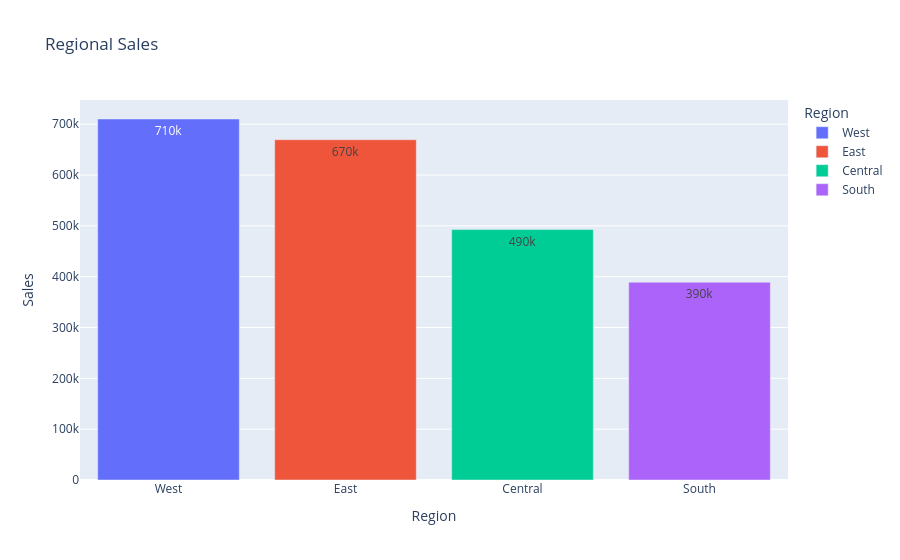

Write notebook code for a chart like this one.
### Code cell
fig = px.bar(
    region_sales,
    x="Region",
    y="Sales",
    color="Region",
    text_auto=".2s",
    title="Regional Sales"
)

fig.show()

### Figure 1 — Plotly figure (JSON) as saved in the notebook; plotly's stock layout.template omitted (floating-point values rounded to 4 significant figures)
{"data": [{"hovertemplate": "Region=%{x}<br>Sales=%{y}<extra></extra>", "legendgroup": "West", "marker": {"color": "#636efa", "pattern": {"shape": ""}}, "name": "West", "orientation": "v", "showlegend": true, "textposition": "auto", "texttemplate": "%{y:.2s}", "type": "bar", "x": ["West"], "xaxis": "x", "y": [710200.0], "yaxis": "y"}, {"hovertemplate": "Region=%{x}<br>Sales=%{y}<extra></extra>", "legendgroup": "East", "marker": {"color": "#EF553B", "pattern": {"shape": ""}}, "name": "East", "orientation": "v", "showlegend": true, "textposition": "auto", "texttemplate": "%{y:.2s}", "type": "bar", "x": ["East"], "xaxis": "x", "y": [669500.0], "yaxis": "y"}, {"hovertemplate": "Region=%{x}<br>Sales=%{y}<extra></extra>", "legendgroup": "Central", "marker": {"color": "#00cc96", "pattern": {"shape": ""}}, "name": "Central", "orientation": "v", "showlegend": true, "textposition": "auto", "texttemplate": "%{y:.2s}", "type": "bar", "x": ["Central"], "xaxis": "x", "y": [492600.0], "yaxis": "y"}, {"hovertemplate": "Region=%{x}<br>Sales=%{y}<extra></extra>", "legendgroup": "South", "marker": {"color": "#ab63fa", "pattern": {"shape": ""}}, "name": "South", "orientation": "v", "showlegend": true, "textposition": "auto", "texttemplate": "%{y:.2s}", "type": "bar", "x": ["South"], "xaxis": "x", "y": [389200.0], "yaxis": "y"}], "layout": {"barmode": "relative", "legend": {"title": {"text": "Region"}, "tracegroupgap": 0}, "title": {"text": "Regional Sales"}, "xaxis": {"anchor": "y", "categoryarray": ["West", "East", "Central", "South"], "categoryorder": "array", "domain": [0, 1], "title": {"text": "Region"}}, "yaxis": {"anchor": "x", "domain": [0, 1], "title": {"text": "Sales"}}}}
